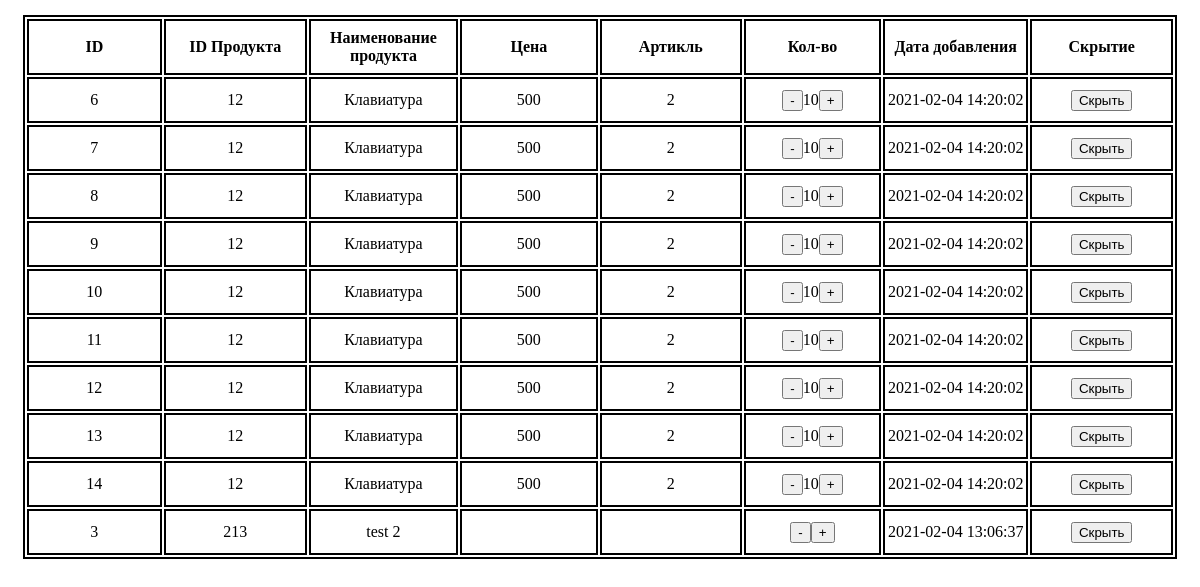
Before: / with the older database file.
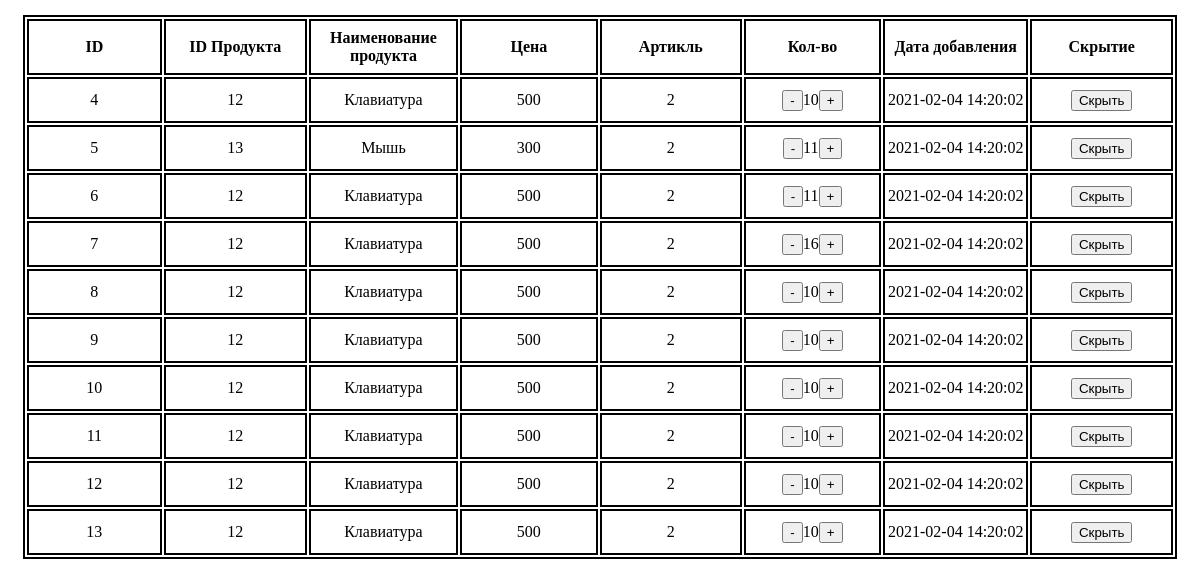
After: the same page with the newer database file.
### tables this page shows
CREATE TABLE `products` (
  `ID` int NOT NULL,
  `PRODUCT_ID` int NOT NULL,
  `PRODUCT_NAME` varchar(255) DEFAULT NULL,
  `PRODUCT_PRICE` int DEFAULT NULL,
  `PRODUCT_ARTICLE` int DEFAULT NULL,
  `PRODUCT_QUANTITY` int DEFAULT NULL,
  `DATE_CREATE` datetime NOT NULL DEFAULT CURRENT_TIMESTAMP,
  `IS_HIDE` tinyint(1) DEFAULT '0'
);

### CProducts.php (the view)
<?php
class CProducts{
    private $products;
    public function __construct($products=NULL){
        $this->products = $products;
    }
    public function set($products){
        return $this->products = $products;
    }
    public function get($limit=Null){
        include('includes/db.php');
        $query = "SELECT * FROM products WHERE IS_HIDE = false ORDER BY DATE_CREATE DESC ";
        if($limit != NULL){
            $query .= "LIMIT $limit";
        };
        $result = $mysqli->query($query) or die($mysqli->error);
        return $this->set($result);
    }
    public function show(){
        $result = $this->products;
         echo "<table>
            <tr>
               <th>ID</th>
               <th>ID Продукта</th>
               <th>Наименование продукта</th>
               <th>Цена</th><th>Артикль</th>
               <th>Кол-во</th>
               <th>Дата добавления</th>
               <th>Скрытие</th>
            </tr>";
        while ($row = mysqli_fetch_array($result)) {
          echo "<tr id = $row[0]>
          <td>$row[0]</td>
          <td>$row[1]</td>
          <td>$row[2]</td>
          <td>$row[3]</td>
          <td>$row[4]</td>
          <td><button onclick=decrease($row[0])>-</button><span>$row[5]</span><button onclick=increase($row[0])>+</button></td>
          <td>$row[6]</td>
          <td><button onclick=hide_row($row[0])>Скрыть</button></td>
        </tr>";
        }
         echo "</table>";
    }
}
?>

Changed rows visible on the page:
no longer on this page (row edited): products: ID "14", PRODUCT_ID "12", PRODUCT_NAME "Клавиатура", PRODUCT_PRICE "500", PRODUCT_ARTICLE "2", PRODUCT_QUANTITY "10", DATE_CREATE "2021-02-04 14:20:02"
no longer on this page (row edited): products: ID "3", PRODUCT_ID "213", PRODUCT_NAME "test 2", DATE_CREATE "2021-02-04 13:06:37"
now on this page (row edited): products: ID "4", PRODUCT_ID "12", PRODUCT_NAME "Клавиатура", PRODUCT_PRICE "500", PRODUCT_ARTICLE "2", PRODUCT_QUANTITY "10", DATE_CREATE "2021-02-04 14:20:02"
now on this page (row edited): products: ID "5", PRODUCT_ID "13", PRODUCT_NAME "Мышь", PRODUCT_PRICE "300", PRODUCT_ARTICLE "2", PRODUCT_QUANTITY "11", DATE_CREATE "2021-02-04 14:20:02"
changed products id 6: PRODUCT_QUANTITY "10" → "11"
changed products id 7: PRODUCT_QUANTITY "10" → "16"
